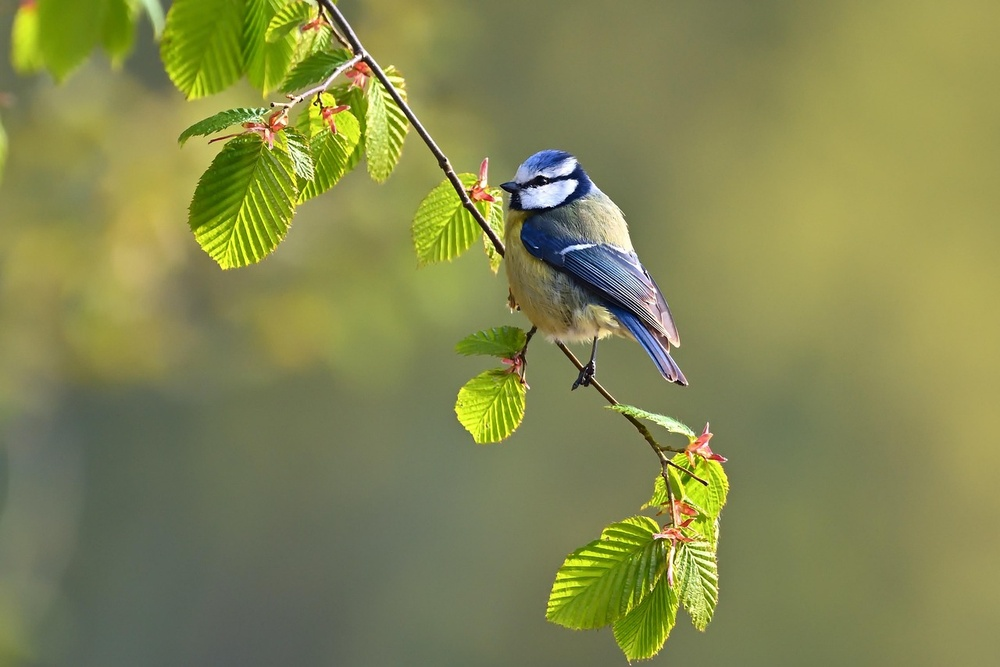
#> input picture Reconhecimento óptico de caracteres (OCR)/leitor_imagens/pytesseract/tesseract/OPENCV/Image of a Bird.jpg, 1000 x 667 px, shrunk from 1280 x 854 before the run
$ python main.py
#> lines starting #> are read from the running program, lines starting #| are printed output that depends on the picture
import cv2
img = cv2.imread('Image of a Bird.jpg', 0)
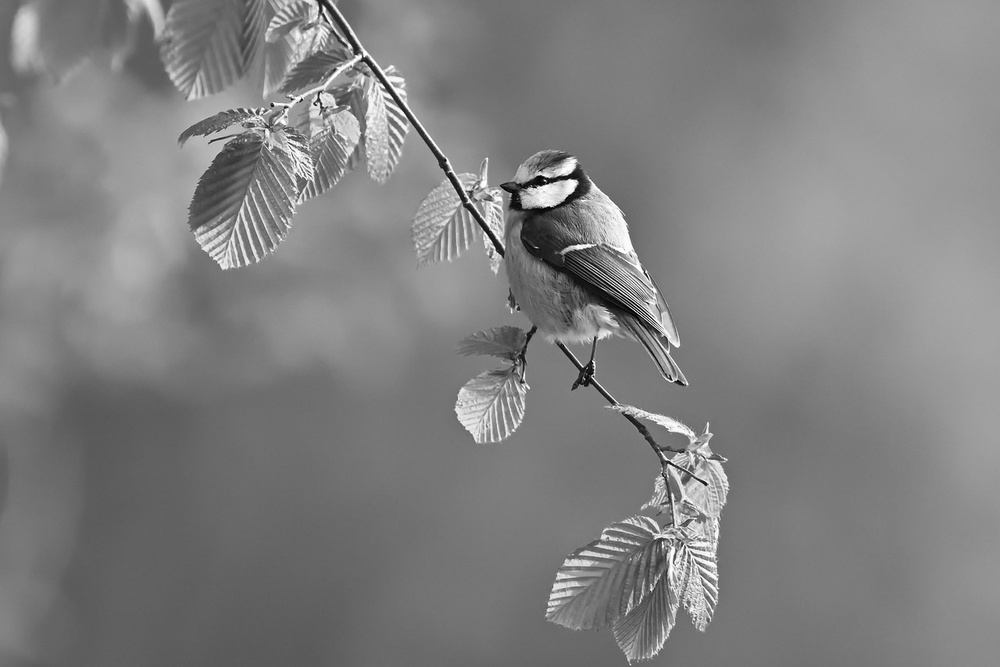
#> img: shape (667, 1000); min 0, max 255, mean 128.2
cv2.imshow('image', img)
cv2.waitKey(0)

$ run again, with Reconhecimento óptico de caracteres (OCR)/leitor_imagens/pytesseract/tesseract/OPENCV/Van.jpeg copied over Reconhecimento óptico de caracteres (OCR)/leitor_imagens/pytesseract/tesseract/OPENCV/Image of a Bird.jpg
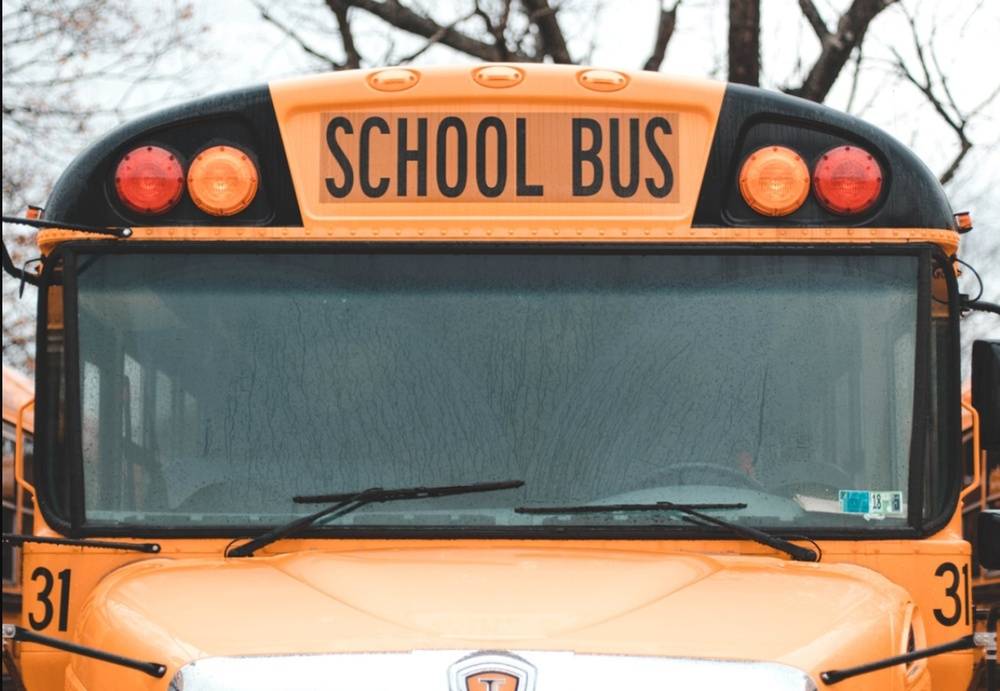
#> input picture Reconhecimento óptico de caracteres (OCR)/leitor_imagens/pytesseract/tesseract/OPENCV/Van.jpeg, 1000 x 691 px, shrunk from 1274 x 880 before the run
#> `img = cv2.imread('Image of a Bird.jpg', 0)`:
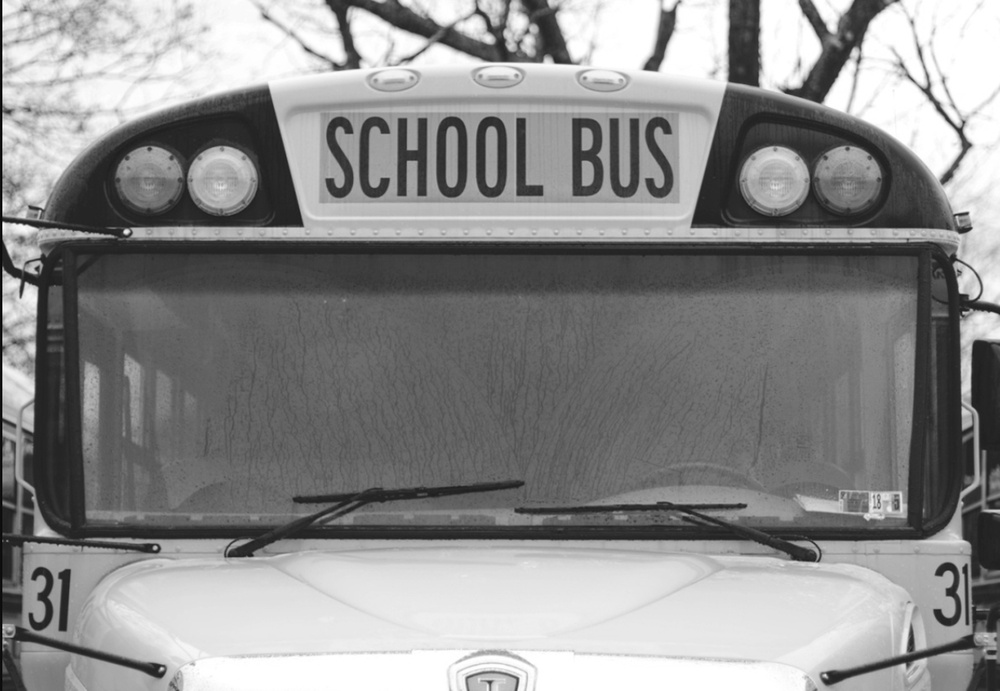
#> img: shape (691, 1000); min 0, max 255, mean 140
